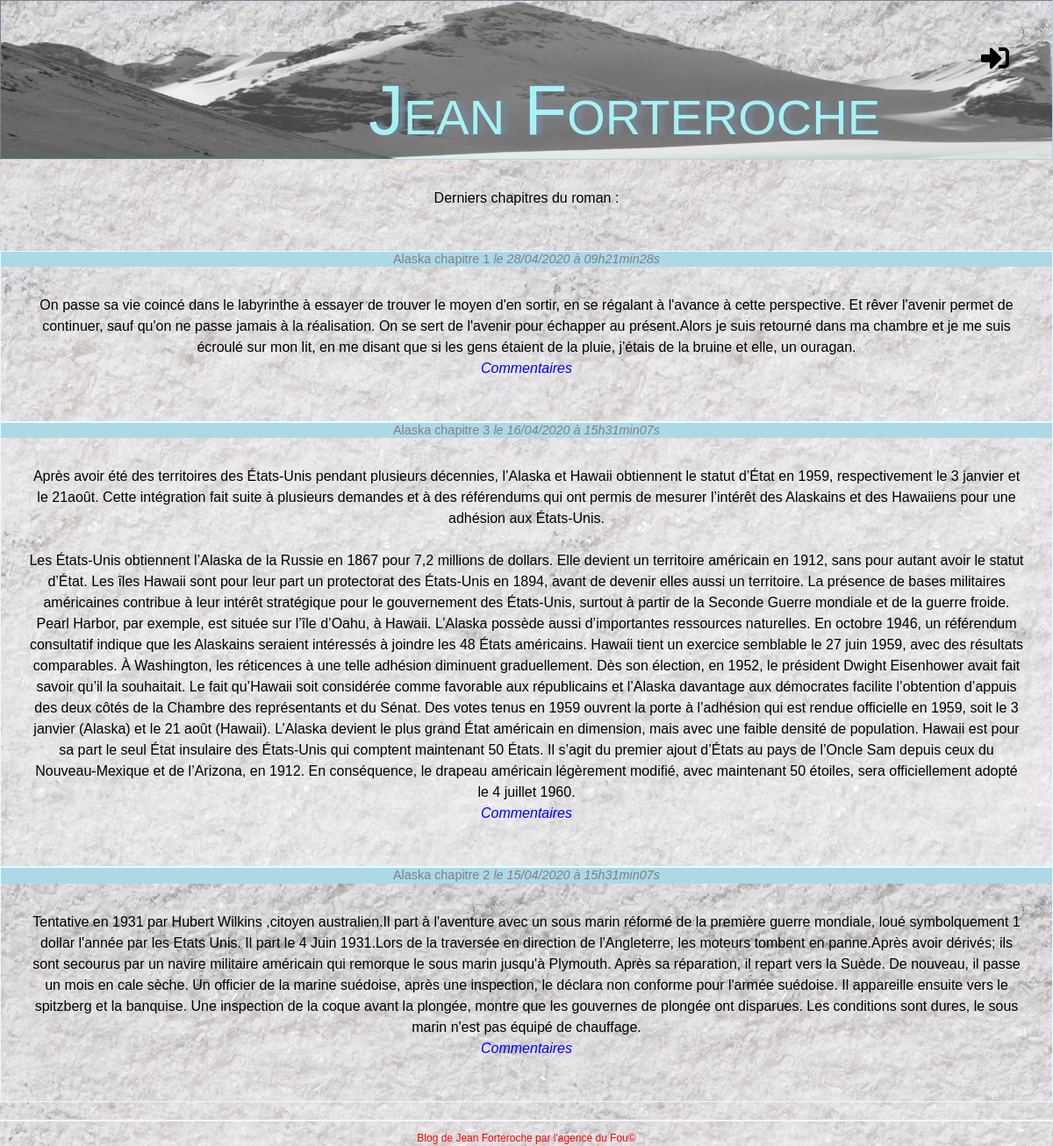
The page / on the database its author committed.
### tables this page shows
CREATE TABLE `chapitre` (
  `id` int(11) NOT NULL,
  `titre` varchar(255) NOT NULL,
  `contenu` text NOT NULL,
  `date_creation` datetime NOT NULL,
  `publication` tinyint(1) NOT NULL DEFAULT '0'
);

### src/Controller/ChapitreController.php (called while the page is built, shortened)
<?php
require_once 'src/Model/ChapitreManager.php';
function homePageAction()
{
    $chapitreManager    = new ChapitreManager();
        $page = [
            'title'         => 'P4 JEAN Forteroche - Liste Chapitre',
            'page'          => 'listechapitre',
            'listechapitre' => $chapitreManager->findAll()
        ];
    include_once __DIR__.'/../../Templates/Frontend/index.php';
}

### src/Model/ChapitreManager.php (called while the page is built, shortened)
<?php
require_once 'Database.php';
class ChapitreManager
{
   private $bdd;
    public function __construct()
    {
        $this->bdd = new Database();
    }
    public function findAll()
    {
        $req = $this->bdd->getBdd()->query('SELECT id, titre, contenu, publication, DATE_FORMAT(date_creation, \'%d/%m/%Y à %Hh%imin%ss\') AS date_creation_fr FROM chapitre ORDER BY date_creation DESC LIMIT 0, 4');
        $resultat= $req->fetchAll();
        return $resultat;
    }
}

### src/Model/Database.php (called while the page is built)
<?php
class Database
{
    private $bdd;
    public function __construct()
    {
        try {
         $this->bdd = new PDO('mysql:host=localhost;dbname=BDD_jean_forteroche;charset=utf8', 'root', 'root', array(PDO::ATTR_ERRMODE => PDO::ERRMODE_EXCEPTION));
        } catch (Exception $e) {
            $this->bdd = null;
        }
    }
    public function getBdd()
    {
        return $this->bdd;
    }
}

### Templates/Frontend/listechapitre.php (the view)
<p>Derniers chapitres du roman :</p>
<?php
    foreach ($page['listechapitre'] as $donnees) {
        ?>
        <div class="actualite">
            <h3>
                <?php echo htmlspecialchars($donnees['titre']); ?>
                <em>le <?php echo $donnees['date_creation_fr']; ?></em>
            </h3>
            <p>
                <?php
                        echo nl2br(htmlspecialchars($donnees['contenu']));
                        ?>
                <br />
                <em><a href="?action=chapitre&id=<?php echo $donnees['id']; ?>">Commentaires</a></em>
            </p>
        </div>
<?php
    }

### public/css/style.css (style rules this page uses)
body { background: lightslategray url("../images/snowBG.jpg") repeat fixed 0 0; font-family: 'Lucida Sans', 'Lucida Sans Regular', 'Lucida Grande', 'Lucida Sans Unicode', Geneva, Verdana, sans-serif; }
h1, h3 { text-align:center; }
h3 { background-color:lightblue; color:grey; font-size:0.9em; margin-bottom:0px; }
.actualite { border: 1px solid lightcyan; }
a { text-decoration: none; color: blue; }
p { color: black; text-align: center; padding: 2rem; }

### rows shown on the page
chapitre: titre "Alaska chapitre 1", date_creation_fr "28/04/2020 à 09h21min28s", contenu "On passe sa vie coincé dans le labyrinthe à essayer de trouver le moyen d'en sortir, en se régalant à l'avance à cette perspective. Et rêver l'avenir permet de continuer, sauf qu'on ne passe jamais à la réalisation. On se sert de l'avenir pour échapper au présent.Alors je suis retourné dans ma chambre et je me suis écroulé sur mon lit, en me disant que si les gens étaient de la pluie, j'étais de la bruine et elle, un ouragan."
chapitre: titre "Alaska chapitre 3", date_creation_fr "16/04/2020 à 15h31min07s", contenu "Après avoir été des territoires des États-Unis pendant plusieurs décennies, l’Alaska et Hawaii obtiennent le statut d’État en 1959, respectivement le 3 janvier et le 21août. Cette intégration fait suite à plusieurs demandes et à des référendums qui ont permis de mesurer l’intérêt des Alaskains et des Hawaiiens pour une adhésion aux États-Unis. Les États-Unis obtiennent l’Alaska de la Russie en 1867 pour 7,2 millions de dollars. Elle devient un territoire américain en 1912, sans pour autant avoir le statut d’État. Les îles Hawaii sont pour leur part un protectorat des États-Unis en 1894, avant de devenir elles aussi un territoire. La présence de bases militaires américaines contribue à leur…"
chapitre: titre "Alaska chapitre 2", date_creation_fr "15/04/2020 à 15h31min07s", contenu "Tentative en 1931 par Hubert Wilkins ,citoyen australien.Il part à l'aventure avec un sous marin réformé de la première guerre mondiale, loué symbolquement 1 dollar l'année par les Etats Unis. Il part le 4 Juin 1931.Lors de la traversée en direction de l'Angleterre, les moteurs tombent en panne.Après avoir dérivés; ils sont secourus par un navire militaire américain qui remorque le sous marin jusqu'à Plymouth. Après sa réparation, il repart vers la Suède. De nouveau, il passe un mois en cale sèche. Un officier de la marine suédoise, après une inspection, le déclara non conforme pour l'armée suédoise. Il appareille ensuite vers le spitzberg et la banquise. Une inspection de la coque avant la…"
